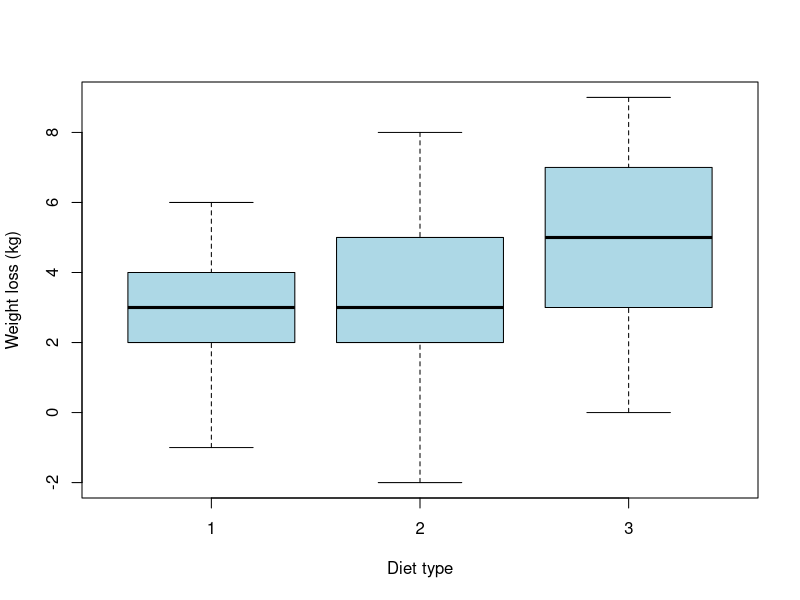
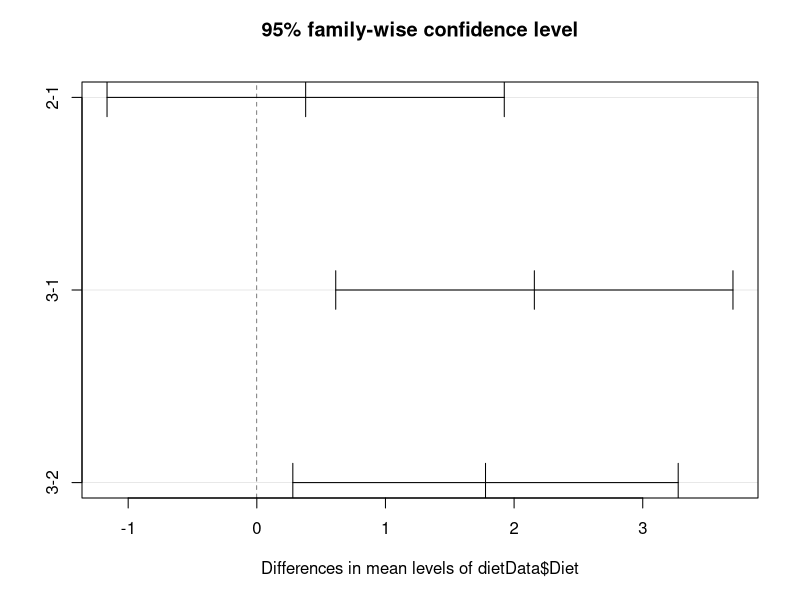

Generate these figures, in order, with R:
#
#          Author: Dr Eugene O'Loughlin
#     Video Title: How To... Perform an ANOVA Post-Hoc Test in R
#    Video Number: #90
#  Data File Used: 90_Data_File.csv
#
#####################################################################
#
#        Null Hypothesis: Population Means are equal 
#   Alternate Hypothesis: At least two Population Means are not Equal
#
#        Alpha = 0.05
#
#####################################################################
#
dietData <- read.csv(file = "90_Data_File.csv",
                       header = TRUE, sep = ",")
print(dietData)
#
# Visualize
boxplot(dietData$Weight.Loss ~ dietData$Diet, data = dietData,
        col="light blue", ylab = "Weight loss (kg)", xlab = "Diet type")
#
dietData$Diet <- as.factor(dietData$Diet)  # coerce to a factor
#
# Perform ANOVA
table <- aov(dietData$Weight.Loss ~ dietData$Diet, data = dietData)
summary(table)   # F(2, 75) = 5.551, p = 0.002
#
# Perform Tukey Post-Hoc Test
TukeyHSD(table)                # Differences found between diets 1-3, and 2-3
#
# Visualize Means and Confidence Levels
plot(TukeyHSD(table))
#
